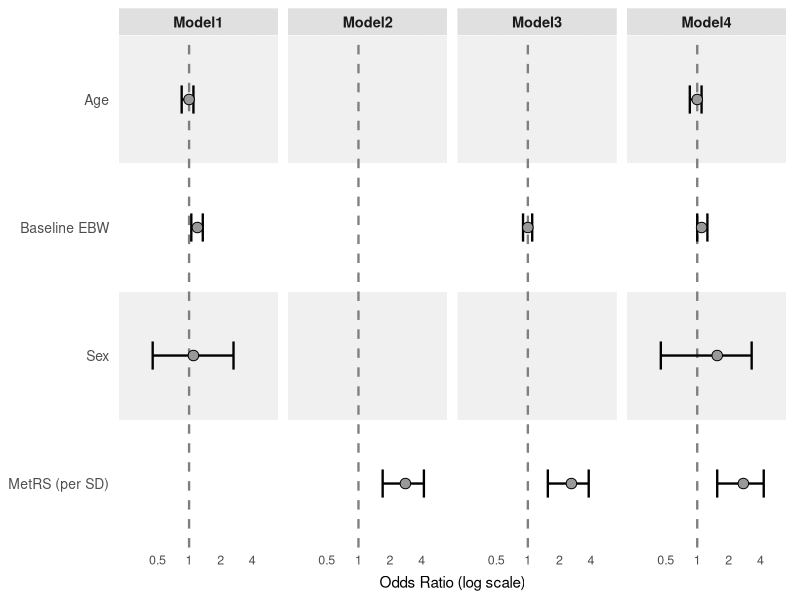

The R source for this figure:
library(ggplot2)
library(dplyr)

df = read.csv("data.csv")

all_vars   = c("Age", "Baseline EBW", "Sex", "MetRS (per SD)")
all_models = c("Model1", "Model2", "Model3", "Model4")

# Expand to full grid so every panel has all y-axis rows (missing = NA)
full_grid = expand.grid(model = all_models, variable = all_vars,
                        stringsAsFactors = FALSE)
df = left_join(full_grid, df, by = c("model", "variable"))

df$variable = factor(df$variable, levels = rev(all_vars))
df$model    = factor(df$model,    levels = all_models)

# Alternating row bands (applied as background rectangles)
row_bands = data.frame(
  variable = rev(all_vars),
  ymin     = seq_along(all_vars) - 0.5,
  ymax     = seq_along(all_vars) + 0.5,
  fill     = ifelse(seq_along(all_vars) %% 2 == 0, "#F0F0F0", "white")
)

p = ggplot(df, aes(x = estimate, y = variable)) +
  # Alternating row backgrounds
  geom_rect(data = row_bands,
            aes(ymin = ymin, ymax = ymax, fill = fill),
            xmin = -Inf, xmax = Inf, inherit.aes = FALSE, show.legend = FALSE) +
  scale_fill_identity() +
  geom_vline(xintercept = 1, linetype = "dashed",
             color = "grey50", linewidth = 0.8) +
  geom_errorbar(aes(xmin = ci_low, xmax = ci_high),
                width = 0.22, linewidth = 0.8, color = "black",
                orientation = "y", na.rm = TRUE) +
  geom_point(size = 3.2, shape = 21, fill = "grey60",
             color = "black", stroke = 0.5, na.rm = TRUE) +
  facet_wrap(~ model, ncol = 4) +
  scale_x_log10(
    limits = c(0.25, 6),
    breaks = c(0.5, 1, 2, 4),
    labels = c("0.5", "1", "2", "4")
  ) +
  scale_y_discrete(expand = c(0, 0)) +
  labs(x = "Odds Ratio (log scale)", y = NULL) +
  theme_minimal(base_size = 11) +
  theme(
    panel.grid.major.y = element_blank(),
    panel.grid.minor   = element_blank(),
    panel.grid.major.x = element_line(color = "#DEDEDE", linewidth = 0.5),
    strip.background   = element_rect(fill = "grey88", color = NA),
    strip.text         = element_text(face = "bold", size = 10.5, color = "#1A1A1A"),
    axis.text.y        = element_text(size = 10, color = "#4D4D4D",
                                      margin = margin(r = 4)),
    axis.text.x        = element_text(size = 9,  color = "#4D4D4D"),
    axis.title.x       = element_text(size = 11, margin = margin(t = 6)),
    panel.spacing      = unit(0.5, "lines"),
    plot.margin        = margin(6, 10, 6, 6)
  )

ggsave("fig3d.svg", p, width = 9, height = 2.2)
